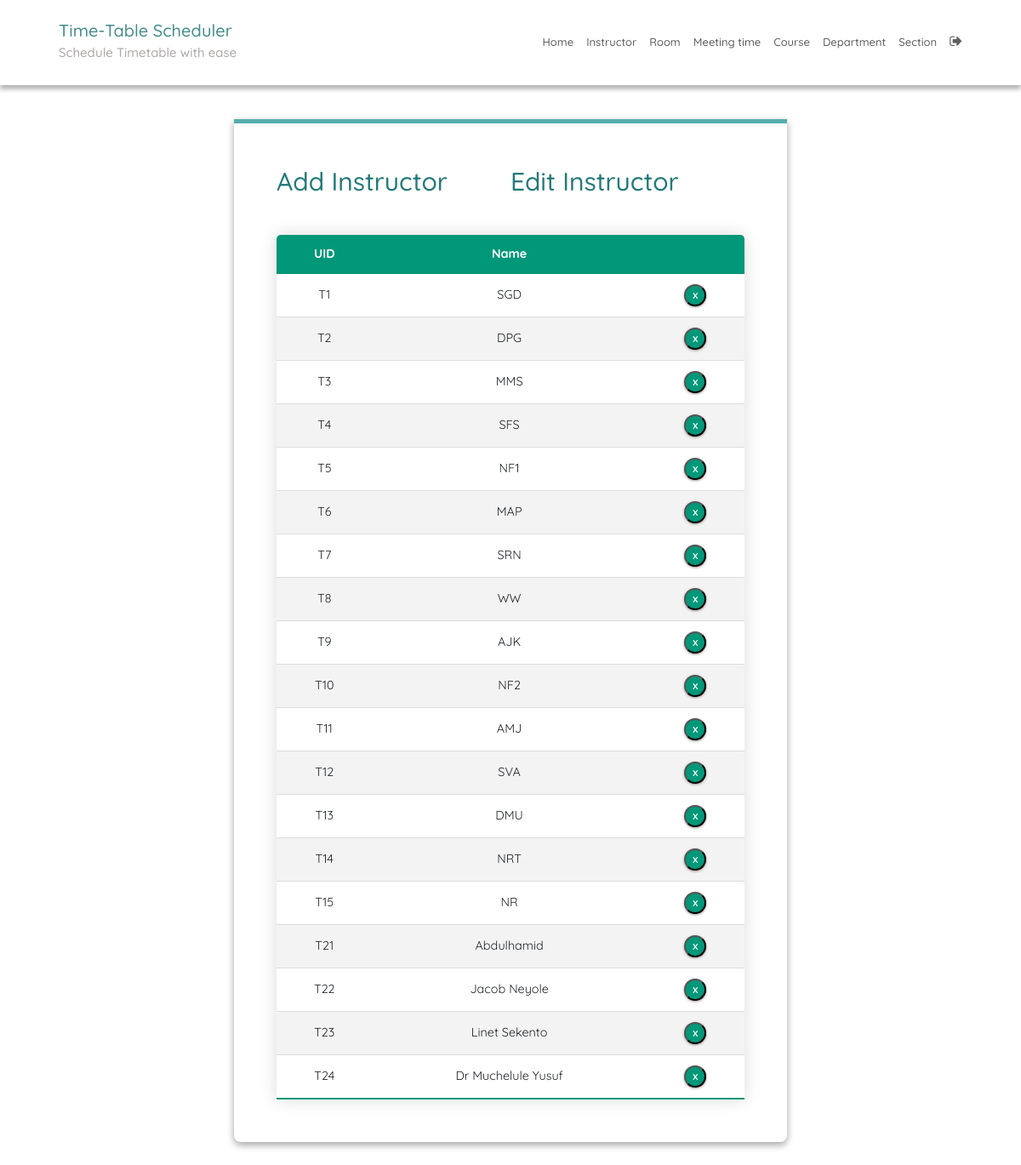
Page /instructorEdit/ (signed in) on the committed database.
### SchedulerApp/models.py (models this page shows, shortened)
class Instructor(models.Model):
    uid = models.CharField(max_length=6)
    name = models.CharField(max_length=25)

### SchedulerApp/views.py (the view)
# urls.py: path('instructorEdit/', instructorEdit, name='instructorEdit'),
@login_required
def instructorEdit(request):
    context = {'instructors': Instructor.objects.all()}
    return render(request, 'instructorEdit.html', context)

### SchedulerApp/templatetags/index.py (called while the page is built)
@register.tag
def active(parser, token):
    args = token.split_contents()
    template_tag = args[0]
    if len(args) < 2:
        raise (template.TemplateSyntaxError, f'{template_tag} tag requires at least one argument')
    return NavSelectedNode(args[1:])

    def render(self, context):
        path = context['request'].path
        for p in self.patterns:
            pValue = template.Variable(p).resolve(context)
            if path == pValue:
                return 'active'
        return ''

### templates/instructorEdit.html (shortened to what this page needs)
{% extends 'base.html' %}
{% block content %}
{% load static %}
<fieldset class="fieldset">
  <div class="tablink">
    <a href="{% url 'instructorAdd'%}">
      <h1 onclick="openPage('new')" id="defaultOpen">Add Instructor</h1>
    </a>
    <h1 onclick="openPage('edit')" id="link_to_edit">Edit Instructor</h1>
  </div>
  <div class="tabcontent" id="edit">
    <table class="editTable">
      <thead>
        <tr class="table-headers">
          <th>UID</th>
          <th>Name</th>
          <th class="empty"></th>
        </tr>
      </thead>
      <tbody>
        {% for inst in instructors %}
        <tr>
          <td>{{inst.uid}}</td>
          <td>{{inst.name}}</td>
          <td class="empty">
            <form action="{% url 'deleteinstructor' inst.id %}" method="post">
              <input type="submit" value="X" class="cross">
            </form>
          </td>
        </tr>
        {% endfor %}
      </tbody>
    </table>
  </div>
</fieldset>
{% endblock %}

### templates/base.html (shortened to what this page needs)
{% load static %}
{% load index %}
{% url 'home' as home%}
{% url 'instructorAdd' as instructorAdd %}
{% url 'roomAdd' as roomAdd %}
{% url 'meetingTimeAdd' as meetingTimeAdd %}
{% url 'courseAdd' as courseAdd %}
{% url 'departmentAdd' as departmentAdd %}
{% url 'sectionAdd' as sectionAdd %}
<!DOCTYPE html>
<html lang="en">
<head>
  <link rel="stylesheet" href="https://stackpath.bootstrapcdn.com/bootstrap/4.3.1/css/bootstrap.min.css"
>
  <link rel="stylesheet" href="https://cdnjs.cloudflare.com/ajax/libs/font-awesome/4.7.0/css/font-awesome.min.css">
  <link rel="stylesheet" type="text/css" href="{% static 'CSS/style.css' %}">
</head>
<body>
  <div class="main">
    <nav class="navbar">
      <div class="navbar-container">
        <div class="logo">
          <h2><a href="{{ home }}">Time-Table Scheduler</a></h2>
          <h4>Schedule Timetable with ease</h4>
        </div>
        <ul class="menu-items">
          <li class="{% active request home %}"><a href="{{ home }}">Home</a></li>
          <li class="{% active request instructorAdd %}"><a href="{{ instructorAdd }}">Instructor</a></li>
          <li class="{% active request roomAdd %}"><a href="{{ roomAdd }}">Room</a></li>
          <li class="{% active request meetingTimeAdd %}"><a href="{{ meetingTimeAdd }}">Meeting time</a></li>
          <li class="{% active request courseAdd %}"><a href="{{ courseAdd }}">Course</a></li>
          <li class="{% active request departmentAdd %}"><a href="{{ departmentAdd }}">Department</a></li>
          <li class="{% active request sectionAdd %}"><a href="{{ sectionAdd }}">Section</a></li>
          {% if user.is_authenticated %}
          <li><a href="{% url 'logout' %}"><i style="font-size:1.6rem" class="fa">&#xf08b;</i></a></li>
          {% endif %}
        </ul>
      </div>
    </nav>
    <div class="container-fluid">
      <div class="row">
        <div class="col-md-12 col-xxl-12 col-xl-12 col-sm-12 ml-auto col-lg-12 formpart">
          {% block content %}
          {% endblock %}
        </div>
      </div>
    </div>
  </div>
</body>
</html>

### static/CSS/style.css (style rules this page uses)
:root { --green1: #57ACAC; --green2: #38c0b3; --green3: #257a7a; --green4: #0FCD9D; --green5: #01d7a7; --green6: #00BE8E; --green7: #009879; --white: #fff; --grey: #aaa; --dark-grey: #444; --light-grey: #a29999; --lighter-grey: #dddddd; --lightest-grey: #f3f3f3; --box-shadow: #9e9292; }
html { font-size: 100%; box-sizing: border-box; scroll-behavior: smooth; }
html, body { margin: 0; padding: 0; width: 100vw; min-height: 100%; text-rendering: optimizeLegibility; font-family: "Quicksand", sans-serif; font-size: 62.5%; }
body { position: relative; }
a { text-decoration: none; }
.logo h2 { color: var(--green3); }
.logo h2 a { text-decoration: none; color: inherit; }
.logo h4 { color: var(--light-grey); }
.navbar { box-shadow: 0px 5px 5px 0px var(--grey); position: relative; width: 100%; background: var(--white); color: #000; opacity: 0.85; height: 10rem; z-index: 12; }
.navbar-container { max-width:1200px; width: 90%; margin: auto; display: flex; justify-content: space-between; height: auto; align-items: center; }
.menu-items { order: 2; display: flex; margin-bottom: 0px; }
.menu-items li { list-style: none; margin-left: 1.5rem; font-size: 1.2rem; position: relative; }
.menu-items a { text-decoration: none; color: var(--dark-grey); position: relative; font-size: 1.3rem; font-weight: 500; transition: color 0.3s ease-in-out; }
.logo { order: 1; font-size: 3rem; }
.container-fluid { position: relative; top: 4rem; padding-bottom: 4rem; }
.menu-items li::before { content: ''; position: absolute; left: 0; bottom: -3px; width: 100%; height: 3px; background: #ff3f3f; transform-origin: center; transform: scaleX(0); }
fieldset { padding: 50px; border-radius: 0 0 8px 8px; background: transparent; box-shadow: rgba(0, 0, 0, 0.145) 0px 4px 8px, rgba(0, 0, 0, 0.24) 0px 3px 8px; border-top: 5px solid var(--green1); }
.fieldset { min-width: 65rem; font-size: 1.6rem; }
.formpart { display: flex; justify-content: center; height: auto; width: 100%; }
.tablink { display: grid; grid-template-columns: 1fr 1fr; }
.tablink h1 { color: var(--green3); padding-bottom: 2rem; cursor: pointer; font-size: 3rem; }
.tabcontent { display: grid; gap: 3rem; }
.editTable, .timetable { border-collapse: collapse; margin-top: 2rem; font-size: 0.9em; min-width: 40rem; border-radius: 5px 5px 0 0; overflow: hidden; box-shadow: 0 0 20px rgba(0, 0, 0, 0.15); text-align: center; }
.editTable thead tr, .timetable thead tr { background-color: var(--green7); color: var(--white); font-weight: bold; }
.editTable th, .editTable td, .timetable th, .timetable td { padding: 1.2rem 1.5rem; }
.editTable tbody tr, .timetable tbody tr { border-bottom: 1px solid var(--lighter-grey); }
.editTable tbody tr:nth-of-type(even), .timetable tbody tr:nth-of-type(even) { background-color: var(--lightest-grey); }
.editTable tbody tr:last-of-type, .timetable tbody tr:last-of-type { border-bottom: 2px solid var(--green7); }
.empty form { display: flex; justify-content: center; }
.cross { border-radius: 50%; font-size: 1rem; font-weight: bold; box-shadow: 0px 1px 3px 0px var(--box-shadow); padding: 4px; color: var(--white); background-color: var(--green7); cursor: pointer; width: 2.6rem; height: 2.6rem; }

### rows in the picture
Instructor: uid "T1", name "SGD"
Instructor: uid "T2", name "DPG"
Instructor: uid "T3", name "MMS"
Instructor: uid "T4", name "SFS"
Instructor: uid "T5", name "NF1"
Instructor: uid "T6", name "MAP"
Instructor: uid "T7", name "SRN"
Instructor: uid "T8", name "WW"
Instructor: uid "T9", name "AJK"
Instructor: uid "T10", name "NF2"
Instructor: uid "T11", name "AMJ"
Instructor: uid "T12", name "SVA"
Instructor: uid "T13", name "DMU"
Instructor: uid "T14", name "NRT"
Instructor: uid "T15", name "NR"
Instructor: uid "T21", name "Abdulhamid"
Instructor: uid "T22", name "Jacob Neyole"
Instructor: uid "T23", name "Linet Sekento"
Instructor: uid "T24", name "Dr Muchelule Yusuf"
